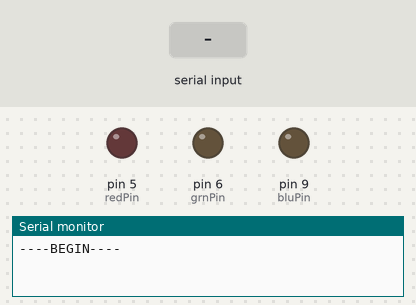
Bench run of a sketch on a simulated Arduino Uno, built with avr-gcc and run on an emulated ATmega328P. On the bench: output pins drawn as LEDs (lit = HIGH), the last lines printed to the serial monitor. The test bench sets the inputs (shaded band).

Above: at 1.2 s.
1.3 s: "90,45,200,10," received over Serial
At 1.6 s:
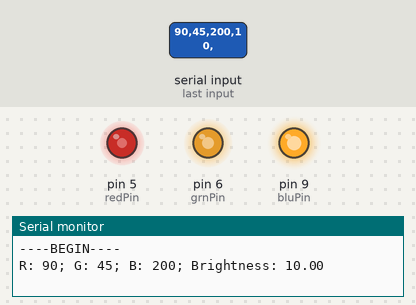
2.8 s: "30,150,10,200," received over Serial
At 4.0 s:
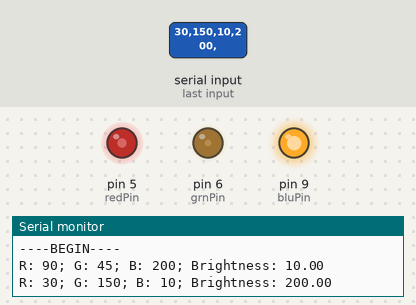
Timing chart, 0 to 5.8 s (numbered marks = the images above; inputs shaded):
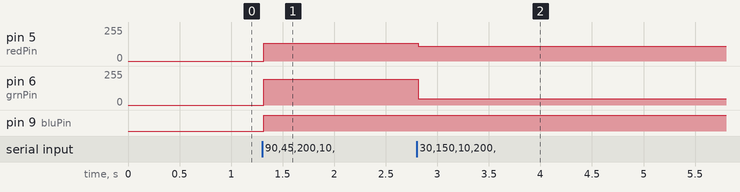

Measured:
- after the input at 1.3 s, pin 5 (redPin): 0/255 → 132/255 at once; pin 6 (grnPin): 0/255 → 194/255 at once; pin 9 (bluPin): LOW → HIGH at once
- after the input at 2.8 s, pin 5 (redPin): 132/255 → 112/255 at once; pin 6 (grnPin): 194/255 → 48/255 at once

The sketch:

rgb_color_input.ino
```cpp
// NOTE: Use 200 Ohm resistors with the LEDs :)

int redPin = 5;   // Red LED,   connected to digital pin 9
int grnPin = 6;  // Green LED, connected to digital pin 10
int bluPin = 9;  // Blue LED,  connected to digital pin 11


void setup() {
  // put your setup code here, to run once:
  pinMode(redPin, OUTPUT);   // sets the pins as output
  pinMode(grnPin, OUTPUT);
  pinMode(bluPin, OUTPUT);
  Serial.begin(9600);
  Serial.println("----BEGIN----");
}

void loop() {
  // put your main code here, to run repeatedly:


  if (Serial.available() > 0)
  {
    int r = Serial.readStringUntil(',').toInt();
    int g = Serial.readStringUntil(',').toInt();
    int b = Serial.readStringUntil(',').toInt();
    float brightness = Serial.readStringUntil(',').toFloat();
    Serial.print("R: ");
    Serial.print(r);
    Serial.print("; G: ");
    Serial.print(g);
    Serial.print("; B: ");
    Serial.print(b);
    Serial.print("; Brightness: ");
    Serial.println(brightness);
    ledColor(r, g, b, brightness);
    // Do something awesome!
  }
}


void ledColor(int r, int g, int b, float brightness)
{
  int redVal = r * brightness;
  int grnVal = g * brightness;
  int bluVal = b * brightness;

  analogWrite(redPin, redVal);   // Write current values to LED pins
  analogWrite(grnPin, grnVal);
  analogWrite(bluPin, bluVal);
}
```
